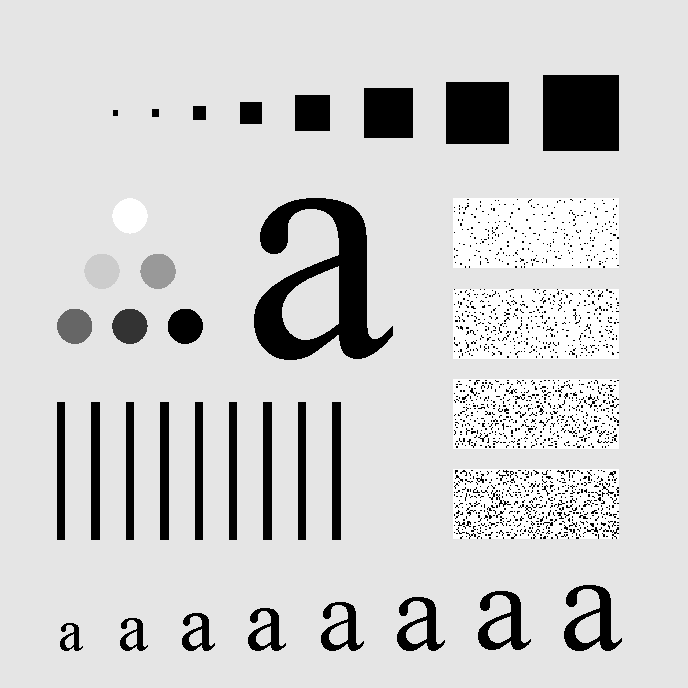
#> input picture digit_image_pocessing/Lab3/characters_test_pattern.tif, 688 x 688 px, found by its file name
$ python lab3_template_20220315145835.py
#> lines starting #> are read from the running program, lines starting #| are printed output that depends on the picture
'''
For use in Lab3

* 在写fft和ifft的时候，可以在空间上使用（-1）*（x+y）改变图像，也可以在频率域上做shift，使用numpy的fft模组
* 可以自由选择做不做padding
* 注意在读入图像后，进行运算前最好使用img/255做归一化
* 注意ifft后的数据类型是复数，显示前要转为实数
* 生成核函数的时候可以使用np.linspace()和np.meshgrid()先生成网格，再统一计算网格上的值
* 建议调试的时候画出kernel 函数的图像确认
* 交的作业不允许使用其他的import, 自己自由探索的时候可以随意。多对比不同包的处理效果。

'''
#%%
from matplotlib import image
import numpy as np
import matplotlib.pyplot as plt

def My_fft2d(img, shift=True):
    '''
    输入：
        img: 归一化后图像
        shift:
            bool type
            if 'False': no shifting operation

    输出：
        img_fft: img的2d fourier 变换后结果
    '''
    img_fft = np.fft.fft2(img)
    if shift:
        img_fft = np.fft.fftshift(img_fft)

    return img_fft

def My_ifft2d(img_fft, shift=True):
    '''
    输入：
        img_fft: fft 后图像
        shift:
            bool type
            if 'False': no shifting operation

    输出：
        img_rec: fft 反变换后重建图像
    '''
    if shift:
        img_fft = np.fft.fftshift(img_fft)
    img_rec = np.fft.ifft2(img_fft)


    return img_rec

#Q1, 使用translated_rectangle.tif, 一行两列，左：原图， 右：Fourier 谱图
def question1(image_input):
    img = plt.imread(image_input)
    img = image_input/np.max(image_input)
    img_fft = My_fft2d(img)
    img_fft = np.log(abs(img_fft))


    plt.figure()
    plt.subplot(1,2,1)
    plt.imshow(image_input , cmap='gray') # 原图
    plt.subplot(1,2,2)

    plt.imshow(img_fft , cmap='gray') # 谱图，注意做个log变换

    plt.show(block=False)
    plt.pause(3)
    plt.close()
    return

#Q2, 使用characters_test_pattern.tif, 一行三列，：ilpf, blpf, glpf
def question2(image_input):

    img = plt.imread(image_input)
#> img is the input picture: shape (688, 688); min 0, max 255, mean 207.3
    h,w = img.shape
#> h = 688; w = 688
    center = h/2,w/2
#> center = (344, 344)
    u_grid = np.linspace(0,h-1,h)
#> u_grid = 688 values from 0 to 687
    v_grid = np.linspace(0,w-1,w)
#> v_grid = 688 values from 0 to 687
    grid = np.meshgrid(u_grid,v_grid)
    Distance = np.sqrt((grid[1]-center[0])**2 + (grid[0]-center[1])**2)            # 表示各个点到中心点的距离

    #image after fourier converter
    img = My_fft2d(img)


    #ideal kernel
    D0 = 10
    iH = np.where(Distance < D0, 1, 0)
    img1 = img * iH
    img1 = My_ifft2d(img1)


    #BLPF
    D0 = 10
    n = 1
    bH = 1/(1+(Distance/D0)**2*n)
    img2 = img * bH
    img2 = My_ifft2d(img2)

    #GLPF
    D0 = 40
    gH = np.exp(-Distance**2/(2*D0**2))
    img3 = img * gH
    img3= My_ifft2d(img3)

    plt.figure()
    plt.subplot(1,3,1)
    plt.imshow(np.real(img1) , cmap='gray') # ilpf
    plt.subplot(1,3,2)
    plt.imshow(np.real(img2), cmap='gray') # blpf
    plt.subplot(1,3,3)
    plt.imshow(np.real(img3) , cmap='gray') # glpf

    plt.show(block=False)
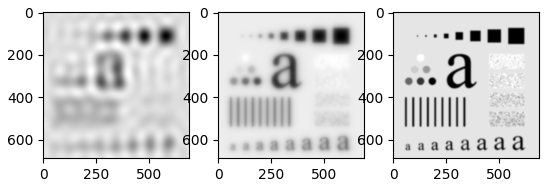
#> figure drawn by matplotlib, 3 panels
    plt.pause(10)
    plt.close()

# [42 lines of commented-out code are left out]


if __name__ == '__main__':
    # image_input_list = [...]
    # question_count = len(questions)
    # for index in range(0, question_count):

    ## 自己的
    img = r"digit_image_pocessing\Lab3\characters_test_pattern.tif"
    question2(img)


    pass
